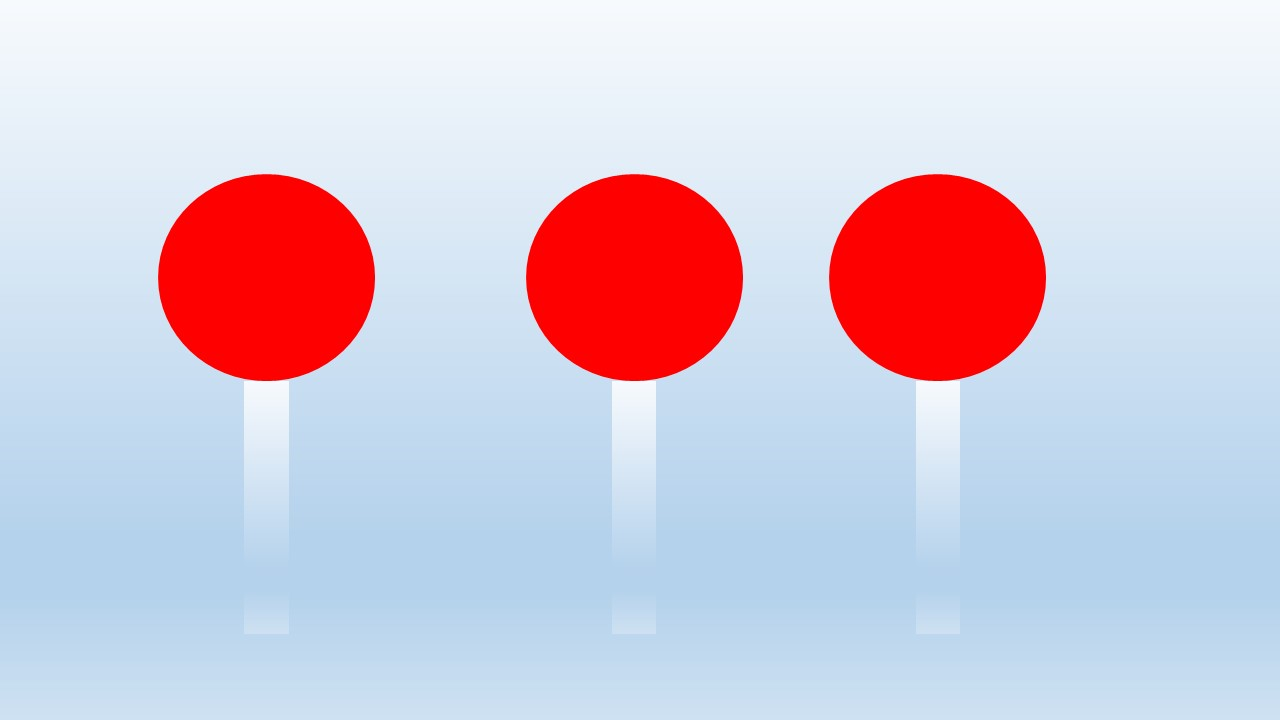
//> input picture bbauv/robosub 2014/rgb_buoy/RGB1.jpg, 1280 x 720 px
$ ./blob2 '../../bbauv/robosub 2014/rgb_buoy/RGB1.jpg'   (built with g++ and OpenCV 4)
//> lines starting //> are read from the running program, lines starting //| are printed output that depends on the picture; after the words box and inside, x2 and y2 are one past the last pixel; in counts of white or black regions, pixels touching at a corner belong together
//Testing blob2.cpp

#include <opencv/cv.h>
#include <opencv2/core/core.hpp>
#include <opencv2/highgui/highgui.hpp>

// For red image
int lowerH=10, lowerS=0, lowerV=0;
int upperH=79, upperS=148, upperV=255;

// For yellow image
// int lowerH=0, lowerS=0, lowerV=100;
// int upperH=77, upperS=195, upperV=251;

//Structure for bounding box
struct RectData {
	bool detected;
	double heading, angle;
	cv::Point2f center;
	cv::RotatedRect maxRect;
};

cv::Mat image;

using namespace cv;


void drawImage(){
	cv::Mat red_image;
	cv::cvtColor(image, red_image, CV_BGR2HSV);
	cv::inRange(image, cv::Scalar(lowerH,lowerS,lowerV), cv::Scalar(upperH,upperS,upperV), red_image);
	cv::Mat erodeEl = cv::getStructuringElement(MORPH_RECT, cv::Size(9, 9));
	cv::Mat dilateEl = cv::getStructuringElement(MORPH_RECT, cv::Point(7, 7));
	cv::erode(red_image, red_image, erodeEl, Point(-1, -1), 1);
	cv::dilate(red_image, red_image, dilateEl, Point(-1, -1), 1);
	cv::imshow("blob-out", red_image);
}

void lowerHCallback(int val, void *params){
	lowerH = val;
	drawImage();
}

void upperHCallback(int val, void *params){
	upperH = val;
	drawImage();
}

void lowerSCallback(int val, void *params){
	lowerS = val;
	drawImage();
}

void upperSCallback(int val, void *params){
	upperS = val;
	drawImage();
}

void lowerVCallback(int val, void *params){
	lowerV = val;
	drawImage();
}

void upperVCallback(int val, void *params){
	upperV = val;
	drawImage();
}

void setWindowSettings(){
	cv::namedWindow("blob-in");

	cv::namedWindow("blob-out");
	cv::namedWindow("trackbar");

	cv::createTrackbar("LowerH", "trackbar", &lowerH, 180, lowerHCallback, NULL);
    cv::createTrackbar("UpperH", "trackbar", &upperH, 180, upperHCallback, NULL);

	cv::createTrackbar("LowerS", "trackbar", &lowerS, 256, lowerSCallback, NULL);
    cv::createTrackbar("UpperS", "trackbar", &upperS, 256, upperSCallback, NULL);

	cv::createTrackbar("LowerV", "trackbar", &lowerV, 256, lowerVCallback, NULL);
    cv::createTrackbar("UpperV", "trackbar", &upperV, 256, upperVCallback, NULL);
}

int main(int argc, char** argv){
	image = cv::imread(argv[1]);
//> image is the input picture: 720 rows x 1280 cols, CV_8UC3; mean B, G, R 215, 200.3, 213
	RectData rectData;
	cv::resize(image, image, cv::Size(600,480));
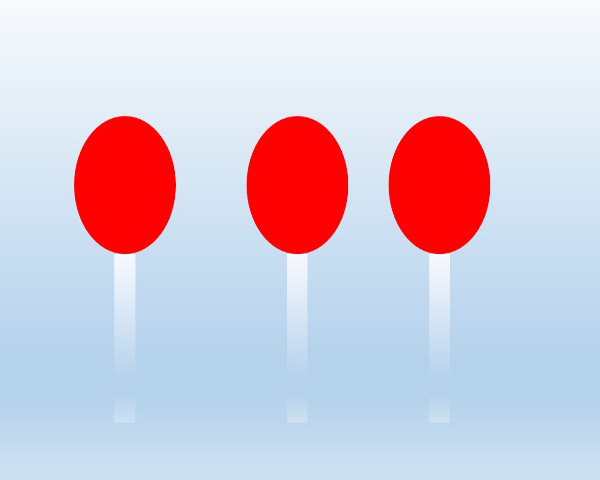
//> image: 480 rows x 600 cols, CV_8UC3; mean B, G, R 215, 200.3, 213

	setWindowSettings();
	drawImage();
//> in drawImage, `cv::cvtColor(image, red_image, CV_BGR2HSV);`: red_image: 480 rows x 600 cols, CV_8UC3; mean H, S, V 93.2, 62.1, 243.9
//> in drawImage, `cv::inRange(image, cv::Scalar(lowerH,lowerS,lowerV), cv::Scalar(upperH..`:
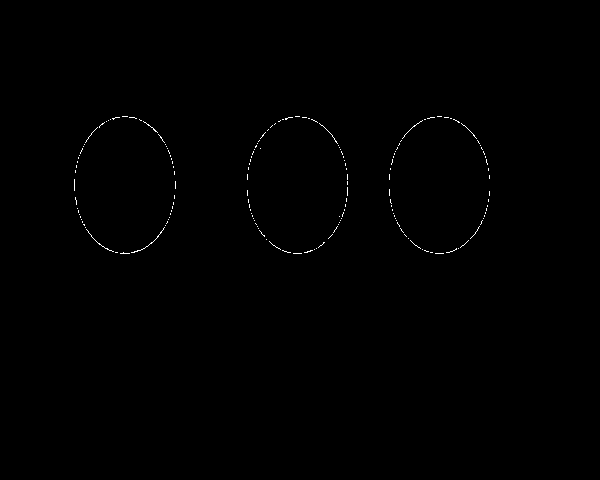
//> red_image: 480 rows x 600 cols, CV_8UC1; 0.27% white in thin lines or dots, all inside (x1, y1, x2, y2) = (74, 116, 490, 254)
//> in drawImage, `cv::erode(red_image, red_image, erodeEl, Point(-1, -1), 1);`: red_image: 480 rows x 600 cols, CV_8UC1; 0.27% of pixels changed, all inside (x1, y1, x2, y2) = (74, 116, 490, 254)
	cv::imshow("blob-in", image);


	cv::waitKey();
	return (0);
}
